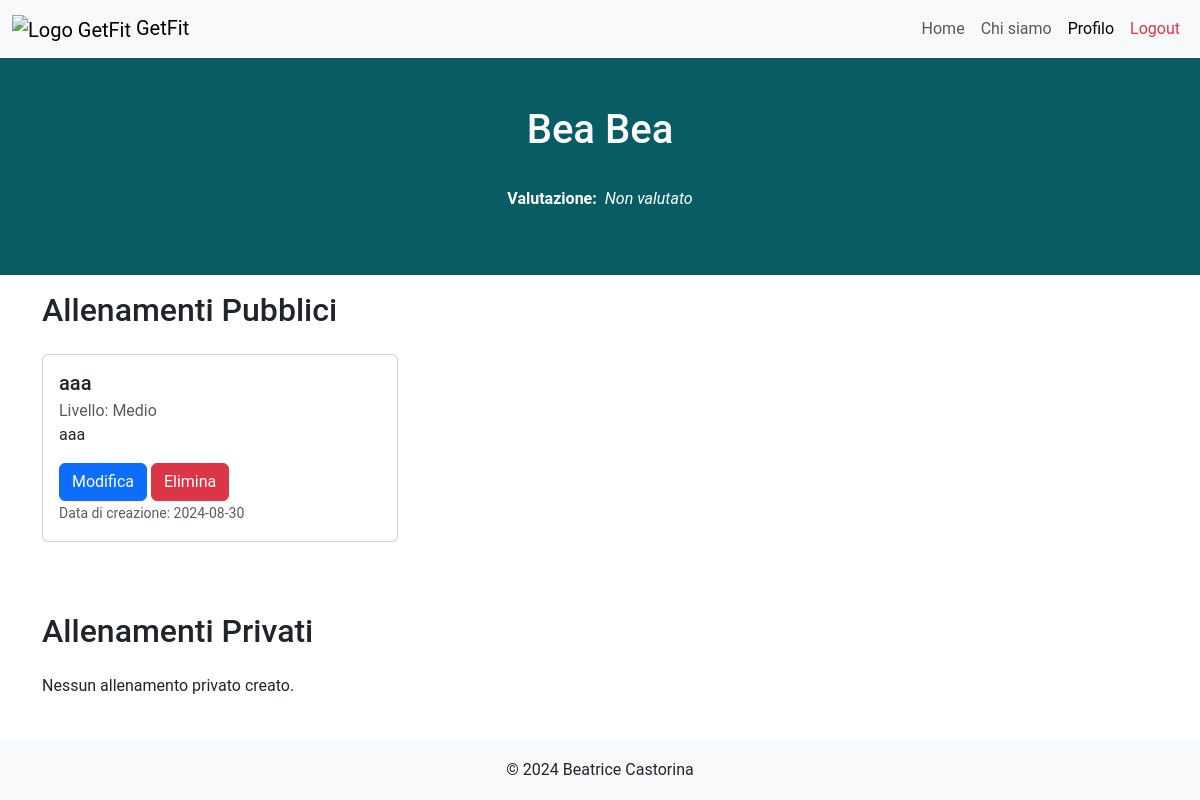
The page /profile (signed in) on the database as committed earlier.
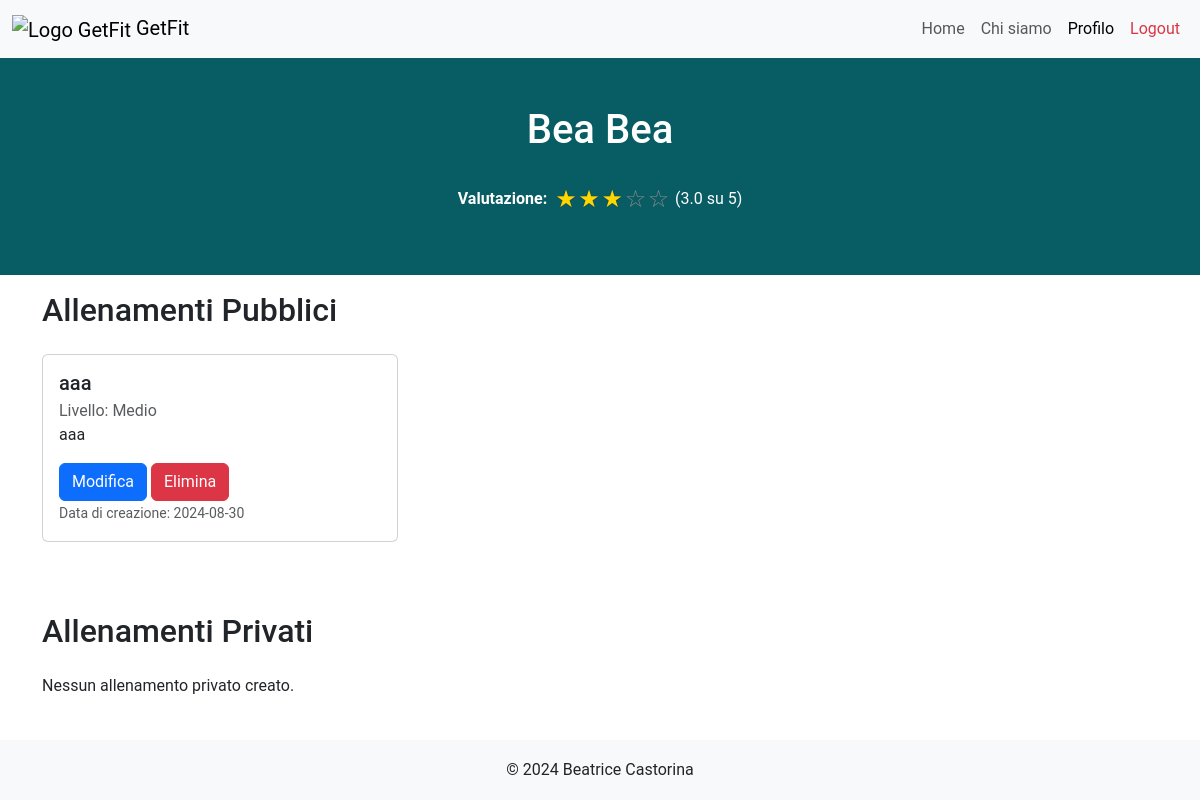
The same page on the database as committed later.
### tables this page shows
CREATE TABLE "PersonalTrainers" (
	"nome"	TEXT NOT NULL,
	"email"	TEXT NOT NULL UNIQUE,
	"password"	TEXT NOT NULL,
	"rating"	REAL NOT NULL,
	"numOfRatings"	INTEGER NOT NULL,
	"pt_id"	INTEGER,
	"cognome"	TEXT NOT NULL,
	"genere"	TEXT NOT NULL,
	PRIMARY KEY("pt_id" AUTOINCREMENT),
	CHECK("rating" <= 5.0)
);

### app.py (the view)
@app.route("/profile")
def pt_profile():
  email = utenti_dao.get_email(request)
  pt_id = utenti_dao.get_user_id_by_email(email,'pt')
  public_workouts = []
  private_workouts = []
  allenamenti_pt_db = allenamenti_dao.get_allenamenti_by_pt(pt_id)
  for workout in allenamenti_pt_db:
    if workout['visibile'] == 0:
      private_workouts.append(workout)
    else:
      public_workouts.append(workout)
  return render_template('profile.html', public_workouts=public_workouts, private_workouts=private_workouts)

### allenamenti_dao.py (called while the page is built)
def get_allenamenti_by_pt(pt_id):
	query = 'SELECT * FROM Allenamenti WHERE pt_id=? ORDER BY data_creazione DESC'
	connection = sqlite3.connect('db/personal.db')
	connection.row_factory = sqlite3.Row
	cursor = connection.cursor()
	cursor.execute(query, (pt_id,))
	result = cursor.fetchall()
	cursor.close()
	connection.close()
	return result

### app.py (called while the page is built)
@login_manager.user_loader
def load_user(user_email):
  user_db, type = utenti_dao.get_user_by_email(user_email)
  if type == 0:
    user = PersonalTrainer(nome=user_db['nome'], cognome=user_db['cognome'], genere=user_db['genere'], pt_id=user_db['pt_id'], rating=user_db['rating'], numOfRatings=user_db['numOfRatings'], email=user_db['email'], password=user_db['password'])
  else:
    user = Client(nome=user_db['nome'], cognome=user_db['cognome'], genere=user_db['genere'], client_id=user_db['client_id'], pt_id=user_db['pt_id'], email=user_db['email'], password=user_db['password'])
  return user

### utenti_dao.py (called while the page is built)
def get_email(request):
	try:
		return request.cookies.get('remember_token').split('|')[0]
	except Exception as e:
		return None

### templates/profile.html (shortened to what this page needs)
{% extends "base.html" %}
{% block style %} {{url_for('static', filename='css/profile_styles.css')}} {% endblock %}
{% block content %}
  <section class="hero-section py-5">
    <div class="container">
      <h1 class="mb-3">{{current_user.nome.capitalize()}} {{current_user.cognome.capitalize()}}</h1>
      <div class="d-flex align-items-center justify-content-center">
        <p id="p-rating"><strong>Valutazione:</strong></p>
        {% if current_user.rating != 0.0 %}
          <div class="rating">
            <span class="{% if current_user.rating > 0.5 %}star-full{% else %}star-empty{% endif %}">{% if current_user.rating > 0.5 %}★{% else %}☆{% endif %}</span>
            <span class="{% if current_user.rating > 1.5 %}star-full{% else %}star-empty{% endif %}">{% if current_user.rating > 1.5 %}★{% else %}☆{% endif %}</span>
            <span class="{% if current_user.rating > 2.5 %}star-full{% else %}star-empty{% endif %}">{% if current_user.rating > 2.5 %}★{% else %}☆{% endif %}</span>
            <span class="{% if current_user.rating > 3.5 %}star-full{% else %}star-empty{% endif %}">{% if current_user.rating > 3.5 %}★{% else %}☆{% endif %}</span>
            <span class="{% if current_user.rating > 4.5 %}star-full{% else %}star-empty{% endif %}">{% if current_user.rating > 4.5 %}★{% else %}☆{% endif %}</span>
          </div>
          <span class="ms-2">({{'%.1f'%(current_user.rating)}} su 5)</span>
        {% else %}
          <em>Non valutato</em>
        {% endif %}
      </div>
    </div>
  </section>
  <section class="workouts-section mt-3">
    <div class="container">
      <h2 class="mb-4">Allenamenti Pubblici</h2>
      <div class="row">
        {% for allenamento in public_workouts %}
          <div class="col-lg-4 col-md-6 workout-card">
            <div class="card">
              <div class="card-body">
                <h5 class="card-title">{{ allenamento.titolo }}</h5>
                <p class="card-subtitle text-body-secondary">Livello: {{allenamento.livello.capitalize()}}</p>
                <p class="card-text">{{allenamento.descrizione}}</p>
                <a href="/modify_workout/{{allenamento.id_allenamento}}" class="btn btn-primary">Modifica</a>
                <form class="d-inline" action="/delete_workout/{{allenamento.id_allenamento}}" method="post">
                  <button type="submit" class="btn btn-danger">Elimina</button>
                </form>
                <p class="card-text"><small class="text-body-secondary">Data di creazione: {{allenamento.data_creazione.split()[0]}}</small></p>
              </div>
            </div>
          </div>
        {% endfor %}
      </div>
    </div>
  </section>
  <section class="workouts-section">
    <div class="container">
      <h2 class="mb-4">Allenamenti Privati</h2>
      <div class="row">
        {% if not private_workouts %}
        <p>Nessun allenamento privato creato.</p>
        {% endif %}
      </div>
    </div>
  </section>
{% endblock %}

Rows that differ between the two databases and show on the page:
changed PersonalTrainers "Bea": rating (not shown) → "3.0"
Other text that changed with them:
text no longer shown: "Non valutato"
text now shown: "★ ★ ★ ☆ ☆ ( su 5)"
